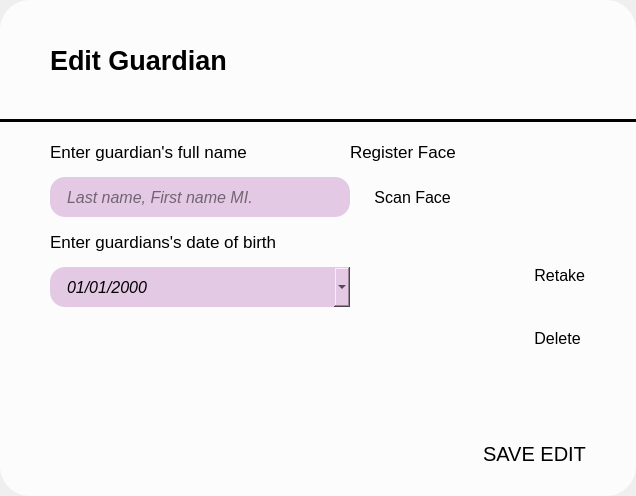
      <widget class="QWidget" name="editGuardianPage">
       <layout class="QHBoxLayout" name="horizontalLayout_26">
        <property name="leftMargin">
         <number>0</number>
        </property>
        <property name="topMargin">
         <number>0</number>
        </property>
        <property name="rightMargin">
         <number>0</number>
        </property>
        <property name="bottomMargin">
         <number>0</number>
        </property>
        <item>
         <widget class="QFrame" name="frame_34">
          <property name="styleSheet">
           <string notr="true">background-color: white;
background-color: rgba(255, 255, 255, 0.8);
border-radius: 30;

</string>
          </property>
          <property name="frameShape">
           <enum>QFrame::NoFrame</enum>
          </property>
          <layout class="QVBoxLayout" name="verticalLayout_16">
           <property name="spacing">
            <number>0</number>
           </property>
           <property name="leftMargin">
            <number>0</number>
           </property>
           <property name="topMargin">
            <number>10</number>
           </property>
           <property name="rightMargin">
            <number>0</number>
           </property>
           <property name="bottomMargin">
            <number>30</number>
           </property>
           <item>
            <widget class="QFrame" name="frame_35">
             <property name="styleSheet">
              <string notr="true">background-color: transparent;</string>
             </property>
             <property name="frameShape">
              <enum>QFrame::NoFrame</enum>
             </property>
             <layout class="QHBoxLayout" name="horizontalLayout_24">
              <property name="leftMargin">
               <number>50</number>
              </property>
              <property name="topMargin">
               <number>0</number>
              </property>
              <property name="rightMargin">
               <number>30</number>
              </property>
              <item>
               <widget class="QLabel" name="label_16">
                <property name="font">
                 <font>
                  <pointsize>20</pointsize>
                  <bold>true</bold>
                 </font>
                </property>
                <property name="styleSheet">
                 <string notr="true"/>
                </property>
                <property name="text">
                 <string>Edit Guardian</string>
                </property>
               </widget>
              </item>
              <item>
               <spacer name="horizontalSpacer_11">
                <property name="orientation">
                 <enum>Qt::Horizontal</enum>
                </property>
                <property name="sizeHint" stdset="0">
                 <size>
                  <width>40</width>
                  <height>20</height>
                 </size>
                </property>
               </spacer>
              </item>
              <item>
               <widget class="QLabel" name="label_17">
                <property name="minimumSize">
                 <size>
                  <width>200</width>
                  <height>100</height>
                 </size>
                </property>
                <property name="maximumSize">
                 <size>
                  <width>200</width>
                  <height>100</height>
                 </size>
                </property>
                <property name="text">
                 <string/>
                </property>
                <property name="pixmap">
                 <pixmap>../assets/images/appLogo.png</pixmap>
                </property>
                <property name="scaledContents">
                 <bool>true</bool>
                </property>
               </widget>
              </item>
             </layout>
            </widget>
           </item>
           <item>
            <widget class="Line" name="line_5">
             <property name="styleSheet">
              <string notr="true">background-color: black;</string>
             </property>
             <property name="orientation">
              <enum>Qt::Horizontal</enum>
             </property>
            </widget>
           </item>
           <item>
            <widget class="QFrame" name="frame_36">
             <property name="sizePolicy">
              <sizepolicy hsizetype="Preferred" vsizetype="Expanding">
               <horstretch>0</horstretch>
               <verstretch>0</verstretch>
              </sizepolicy>
             </property>
             <property name="styleSheet">
              <string notr="true">background-color: transparent;</string>
             </property>
             <property name="frameShape">
              <enum>QFrame::NoFrame</enum>
             </property>
             <layout class="QHBoxLayout" name="horizontalLayout_30">
              <property name="spacing">
               <number>0</number>
              </property>
              <property name="leftMargin">
               <number>50</number>
              </property>
              <property name="topMargin">
               <number>20</number>
              </property>
              <property name="rightMargin">
               <number>50</number>
              </property>
              <property name="bottomMargin">
               <number>20</number>
              </property>
              <item>
               <widget class="QFrame" name="frame_46">
                <property name="styleSheet">
                 <string notr="true">background-color: transparent;</string>
                </property>
                <property name="frameShape">
                 <enum>QFrame::NoFrame</enum>
                </property>
                <layout class="QVBoxLayout" name="verticalLayout_25">
                 <property name="spacing">
                  <number>15</number>
                 </property>
                 <property name="leftMargin">
                  <number>0</number>
                 </property>
                 <property name="topMargin">
                  <number>0</number>
                 </property>
                 <property name="rightMargin">
                  <number>0</number>
                 </property>
                 <property name="bottomMargin">
                  <number>0</number>
                 </property>
                 <item>
                  <widget class="QLabel" name="guardianNameLabel_6">
                   <property name="maximumSize">
                    <size>
                     <width>16777215</width>
                     <height>20</height>
                    </size>
                   </property>
                   <property name="font">
                    <font>
                     <pointsize>13</pointsize>
                    </font>
                   </property>
                   <property name="text">
                    <string>Enter guardian's full name</string>
                   </property>
                  </widget>
                 </item>
                 <item>
                  <widget class="QLineEdit" name="newGuardianNameInput_3">
                   <property name="sizePolicy">
                    <sizepolicy hsizetype="Preferred" vsizetype="Preferred">
                     <horstretch>0</horstretch>
                     <verstretch>0</verstretch>
                    </sizepolicy>
                   </property>
                   <property name="minimumSize">
                    <size>
                     <width>300</width>
                     <height>40</height>
                    </size>
                   </property>
                   <property name="maximumSize">
                    <size>
                     <width>300</width>
                     <height>40</height>
                    </size>
                   </property>
                   <property name="font">
                    <font>
                     <pointsize>12</pointsize>
                     <italic>true</italic>
                    </font>
                   </property>
                   <property name="styleSheet">
                    <string notr="true">background-color: #E4C9E5;
border-radius: 15;
padding: 0 15px;
</string>
                   </property>
                   <property name="placeholderText">
                    <string>Last name, First name MI.</string>
                   </property>
                  </widget>
                 </item>
                 <item>
                  <widget class="QLabel" name="guardianDOBLabel_6">
                   <property name="maximumSize">
                    <size>
                     <width>16777215</width>
                     <height>20</height>
                    </size>
                   </property>
                   <property name="font">
                    <font>
                     <pointsize>13</pointsize>
                    </font>
                   </property>
                   <property name="text">
                    <string>Enter guardians's date of birth</string>
                   </property>
                  </widget>
                 </item>
                 <item>
                  <widget class="QDateEdit" name="newGuardianDOBInput_3">
                   <property name="sizePolicy">
                    <sizepolicy hsizetype="Preferred" vsizetype="Preferred">
                     <horstretch>0</horstretch>
                     <verstretch>0</verstretch>
                    </sizepolicy>
                   </property>
                   <property name="minimumSize">
                    <size>
                     <width>300</width>
                     <height>40</height>
                    </size>
                   </property>
                   <property name="maximumSize">
                    <size>
                     <width>300</width>
                     <height>40</height>
                    </size>
                   </property>
                   <property name="font">
                    <font>
                     <pointsize>12</pointsize>
                     <italic>true</italic>
                    </font>
                   </property>
                   <property name="styleSheet">
                    <string notr="true">background-color: #E4C9E5;
border-radius: 15;
padding: 0 15px;
</string>
                   </property>
                   <property name="currentSection">
                    <enum>QDateTimeEdit::MonthSection</enum>
                   </property>
                   <property name="displayFormat">
                    <string>MM/dd/yyyy</string>
                   </property>
                   <property name="calendarPopup">
                    <bool>true</bool>
                   </property>
                  </widget>
                 </item>
                 <item>
                  <spacer name="verticalSpacer_17">
                   <property name="orientation">
                    <enum>Qt::Vertical</enum>
                   </property>
                   <property name="sizeHint" stdset="0">
                    <size>
                     <width>20</width>
                     <height>40</height>
                    </size>
                   </property>
                  </spacer>
                 </item>
                </layout>
               </widget>
              </item>
              <item>
               <widget class="QFrame" name="frame_49">
                <property name="styleSheet">
                 <string notr="true">background-color: transparent;</string>
                </property>
                <property name="frameShape">
                 <enum>QFrame::NoFrame</enum>
                </property>
                <layout class="QGridLayout" name="gridLayout_6">
                 <property name="leftMargin">
                  <number>0</number>
                 </property>
                 <property name="topMargin">
                  <number>0</number>
                 </property>
                 <property name="rightMargin">
                  <number>0</number>
                 </property>
                 <property name="bottomMargin">
                  <number>0</number>
                 </property>
                 <property name="horizontalSpacing">
                  <number>0</number>
                 </property>
                 <property name="verticalSpacing">
                  <number>15</number>
                 </property>
                 <item row="0" column="0" colspan="2">
                  <widget class="QLabel" name="label_24">
                   <property name="maximumSize">
                    <size>
                     <width>16777215</width>
                     <height>20</height>
                    </size>
                   </property>
                   <property name="font">
                    <font>
                     <pointsize>13</pointsize>
                    </font>
                   </property>
                   <property name="text">
                    <string>Register Face</string>
                   </property>
                  </widget>
                 </item>
                 <item row="2" column="0">
                  <widget class="QLabel" name="imgPlaceholder_3">
                   <property name="minimumSize">
                    <size>
                     <width>150</width>
                     <height>150</height>
                    </size>
                   </property>
                   <property name="maximumSize">
                    <size>
                     <width>150</width>
                     <height>150</height>
                    </size>
                   </property>
                   <property name="font">
                    <font>
                     <pointsize>12</pointsize>
                     <underline>true</underline>
                    </font>
                   </property>
                   <property name="text">
                    <string/>
                   </property>
                   <property name="pixmap">
                    <pixmap>../assets/images/face.png</pixmap>
                   </property>
                   <property name="scaledContents">
                    <bool>true</bool>
                   </property>
                  </widget>
                 </item>
                 <item row="1" column="0">
                  <widget class="QPushButton" name="scanFaceBtn_3">
                   <property name="minimumSize">
                    <size>
                     <width>0</width>
                     <height>40</height>
                    </size>
                   </property>
                   <property name="maximumSize">
                    <size>
                     <width>16777215</width>
                     <height>40</height>
                    </size>
                   </property>
                   <property name="font">
                    <font>
                     <pointsize>12</pointsize>
                    </font>
                   </property>
                   <property name="styleSheet">
                    <string notr="true">text-align: left;
padding-left: 20px;
</string>
                   </property>
                   <property name="text">
                    <string> Scan Face</string>
                   </property>
                   <property name="icon">
                    <iconset>
                     <normaloff>../assets/icons/plus-square.svg</normaloff>../assets/icons/plus-square.svg</iconset>
                   </property>
                   <property name="iconSize">
                    <size>
                     <width>25</width>
                     <height>25</height>
                    </size>
                   </property>
                   <property name="checkable">
                    <bool>false</bool>
                   </property>
                  </widget>
                 </item>
                 <item row="2" column="1">
                  <widget class="QFrame" name="frame_51">
                   <property name="styleSheet">
                    <string notr="true">background-color: transparent;</string>
                   </property>
                   <property name="frameShape">
                    <enum>QFrame::StyledPanel</enum>
                   </property>
                   <property name="frameShadow">
                    <enum>QFrame::Raised</enum>
                   </property>
                   <layout class="QVBoxLayout" name="verticalLayout_26">
                    <property name="spacing">
                     <number>10</number>
                    </property>
                    <property name="leftMargin">
                     <number>30</number>
                    </property>
                    <property name="topMargin">
                     <number>0</number>
                    </property>
                    <property name="rightMargin">
                     <number>0</number>
                    </property>
                    <property name="bottomMargin">
                     <number>0</number>
                    </property>
                    <item>
                     <widget class="QPushButton" name="retakeBtn_3">
                      <property name="font">
                       <font>
                        <pointsize>12</pointsize>
                       </font>
                      </property>
                      <property name="styleSheet">
                       <string notr="true">text-align: left;</string>
                      </property>
                      <property name="text">
                       <string> Retake</string>
                      </property>
                      <property name="icon">
                       <iconset>
                        <normaloff>../assets/icons/repeat.svg</normaloff>../assets/icons/repeat.svg</iconset>
                      </property>
                      <property name="iconSize">
                       <size>
                        <width>20</width>
                        <height>20</height>
                       </size>
                      </property>
                     </widget>
                    </item>
                    <item>
                     <widget class="QPushButton" name="deleteBtn_3">
                      <property name="font">
                       <font>
                        <pointsize>12</pointsize>
                       </font>
                      </property>
                      <property name="styleSheet">
                       <string notr="true">text-align: left;</string>
                      </property>
                      <property name="text">
                       <string> Delete</string>
                      </property>
                      <property name="icon">
                       <iconset>
                        <normaloff>../assets/icons/trash-2.svg</normaloff>../assets/icons/trash-2.svg</iconset>
                      </property>
                      <property name="iconSize">
                       <size>
                        <width>20</width>
                        <height>20</height>
                       </size>
                      </property>
                     </widget>
                    </item>
                   </layout>
                  </widget>
                 </item>
                 <item row="3" column="0">
                  <spacer name="verticalSpacer_18">
                   <property name="orientation">
                    <enum>Qt::Vertical</enum>
                   </property>
                   <property name="sizeHint" stdset="0">
                    <size>
                     <width>20</width>
                     <height>40</height>
                    </size>
                   </property>
                  </spacer>
                 </item>
                </layout>
               </widget>
              </item>
             </layout>
            </widget>
           </item>
           <item alignment="Qt::AlignBottom">
            <widget class="QFrame" name="frame_40">
             <property name="sizePolicy">
              <sizepolicy hsizetype="Preferred" vsizetype="Expanding">
               <horstretch>0</horstretch>
               <verstretch>0</verstretch>
              </sizepolicy>
             </property>
             <property name="styleSheet">
              <string notr="true">background-color: transparent;</string>
             </property>
             <property name="frameShape">
              <enum>QFrame::NoFrame</enum>
             </property>
             <layout class="QHBoxLayout" name="horizontalLayout_25">
              <property name="spacing">
               <number>10</number>
              </property>
              <property name="leftMargin">
               <number>50</number>
              </property>
              <property name="topMargin">
               <number>0</number>
              </property>
              <property name="rightMargin">
               <number>50</number>
              </property>
              <property name="bottomMargin">
               <number>0</number>
              </property>
              <item>
               <widget class="QPushButton" name="backToViewGuardianBtn">
                <property name="text">
                 <string/>
                </property>
                <property name="icon">
                 <iconset>
                  <normaloff>../assets/icons/arrow-left.svg</normaloff>../assets/icons/arrow-left.svg</iconset>
                </property>
                <property name="iconSize">
                 <size>
                  <width>30</width>
                  <height>30</height>
                 </size>
                </property>
               </widget>
              </item>
              <item>
               <spacer name="horizontalSpacer_12">
                <property name="orientation">
                 <enum>Qt::Horizontal</enum>
                </property>
                <property name="sizeHint" stdset="0">
                 <size>
                  <width>40</width>
                  <height>20</height>
                 </size>
                </property>
               </spacer>
              </item>
              <item>
               <widget class="QPushButton" name="saveEditBtn_2">
                <property name="sizePolicy">
                 <sizepolicy hsizetype="Preferred" vsizetype="Preferred">
                  <horstretch>0</horstretch>
                  <verstretch>0</verstretch>
                 </sizepolicy>
                </property>
                <property name="font">
                 <font>
                  <pointsize>15</pointsize>
                  <bold>false</bold>
                  <underline>false</underline>
                 </font>
                </property>
                <property name="styleSheet">
                 <string notr="true"/>
                </property>
                <property name="text">
                 <string>SAVE EDIT</string>
                </property>
               </widget>
              </item>
             </layout>
            </widget>
           </item>
          </layout>
         </widget>
        </item>
       </layout>
      </widget>
